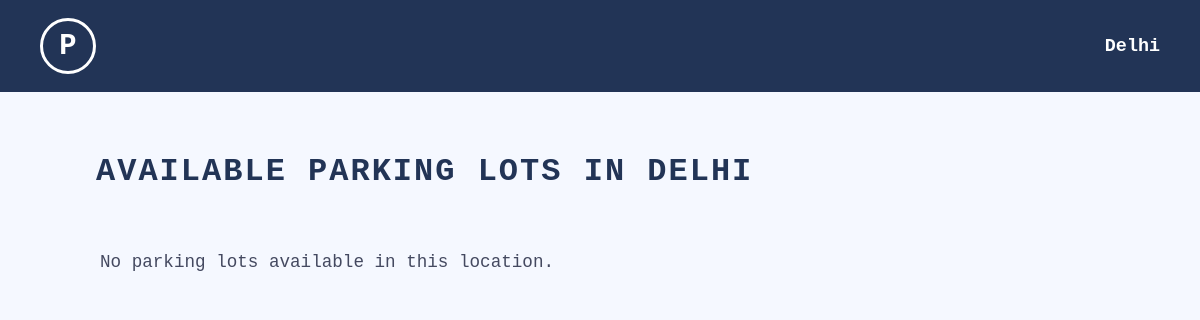
Before: /user/book/location/Delhi (signed in) with the older database file.
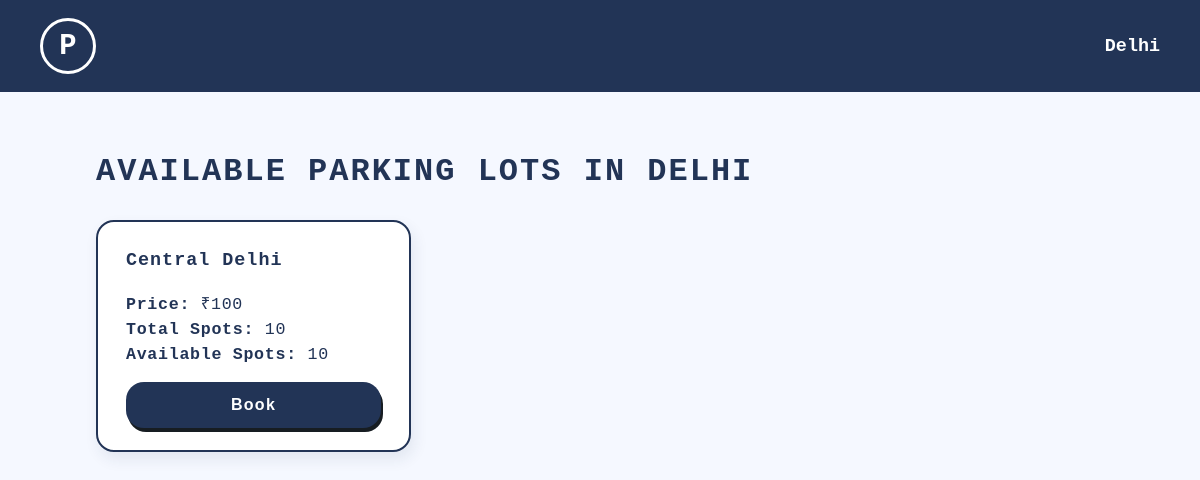
After: the same page with the newer database file.
### backend/models.py (models this page shows)
class ParkingLot(db.Model):
    __tablename__ = "ParkingLot"
    id = db.Column(db.Integer, primary_key = True, autoincrement = True)
    location = db.Column(db.String, nullable = False)
    address = db.Column(db.String, nullable = False)
    price = db.Column(db.Integer, nullable = False)
    no_of_spots = db.Column(db.Integer, nullable = False)

### backend/routes.py (the view)
@routes_bp.route('/user/book/location/<location>')
@login_required
def spot_booking_location(location):
    lots = ParkingLot.query.filter_by(location=location).all()
    for lot in lots:
        lot.spots_available = ParkingSpot.query.filter_by(lot_id=lot.id, status="Available").count()
    vehicles = Vehicle.query.filter_by(user_id=current_user.id).all()
    return render_template(
        'user/spot_booking_location.html',
        location=location,
        parking_lots=lots,
        vehicles=vehicles,
    )

### templates/user/spot_booking_location.html (shortened to what this page needs)
<!DOCTYPE html>
<html lang="en">
<head>
</head>
<body>
  <div class="navbar">
    <div class="logo-circle" style="cursor: default;">P</div>
    <div style="font-size:1.15rem;font-weight:bold;">{{ location }}</div>
  </div>
  <div class="main">
    <h1>Available Parking Lots in {{ location }}</h1>
    <div class="cards-container">
      {% for lot in parking_lots %}
        <div class="card">
          <div class="card-title">{{ lot.address }}</div>
          <div class="card-info"><strong>Price:</strong> ₹{{ lot.price }}</div>
          <div class="card-info"><strong>Total Spots:</strong> {{ lot.no_of_spots }}</div>
          <div class="card-info"><strong>Available Spots:</strong> {{ lot.spots_available }}</div>
          <button class="book-btn" onclick="openBookingModal('{{ lot.id }}', '{{ lot.address|e }}', '{{ lot.price }}')">Book</button>
        </div>
      {% else %}
        <div class="no-lots-msg">No parking lots available in this location.</div>
      {% endfor %}
    </div>
  </div>
</body>
</html>

Changed rows visible on the page:
now on this page (row edited): ParkingLot: location "Delhi", location "DELHI", address "Central Delhi", price "100", no_of_spots "10", spots_available "10"
Other visible differences:
{{ location }}: "Delhi" → (not shown)
{{ location }}: "DELHI" → (not shown)
text no longer shown: "No parking lots available in this location."
